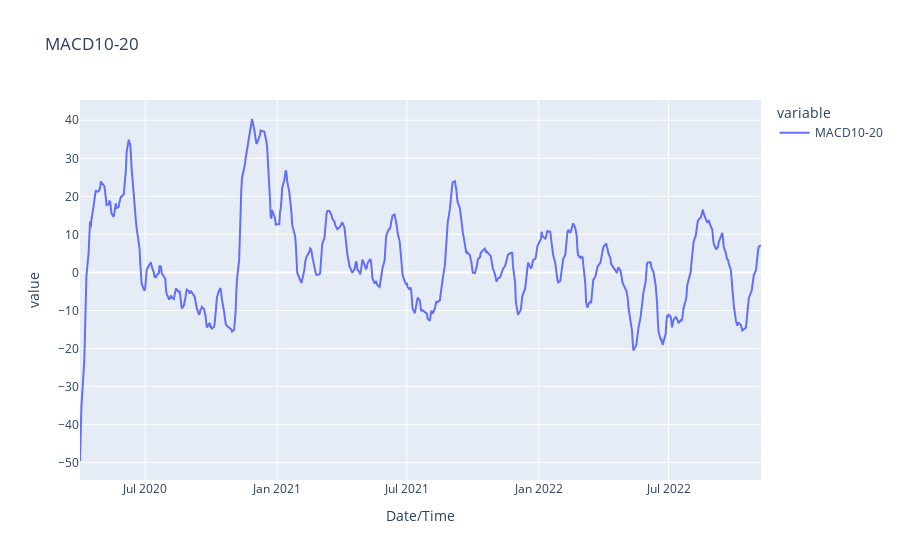

Notebook source saved alongside this figure:
### Code cell
# plot single
#https://plotly.com/python/line-charts/
def plot_line_timeseries(col_name):
 fig=px.line(df[col_name],title=col_name)
 return fig

fig_macd=plot_line_timeseries('MACD10-20')
fig_macd.show()

### Figure 1 — Plotly figure (JSON) as saved in the notebook; plotly's stock layout.template omitted (floating-point values rounded to 4 significant figures; data arrays with more than 128 entries replaced by an {"elided": "..."} marker saying what was removed)
{"data": [{"hovertemplate": "variable=MACD10-20<br>Date/Time=%{x}<br>value=%{y}<extra></extra>", "legendgroup": "MACD10-20", "line": {"color": "#636efa", "dash": "solid"}, "marker": {"symbol": "circle"}, "mode": "lines", "name": "MACD10-20", "orientation": "v", "showlegend": true, "type": "scatter", "x": {"elided": "625 str values"}, "xaxis": "x", "y": {"elided": "625 float values"}, "yaxis": "y"}], "layout": {"autosize": true, "legend": {"title": {"text": "variable"}, "tracegroupgap": 0}, "title": {"text": "MACD10-20"}, "xaxis": {"anchor": "y", "autorange": true, "domain": [0, 1], "range": ["2020-04-01", "2022-11-07"], "title": {"text": "Date/Time"}, "type": "date"}, "yaxis": {"anchor": "x", "autorange": true, "domain": [0, 1], "range": [-54.54, 45.32], "title": {"text": "value"}, "type": "linear"}}}
